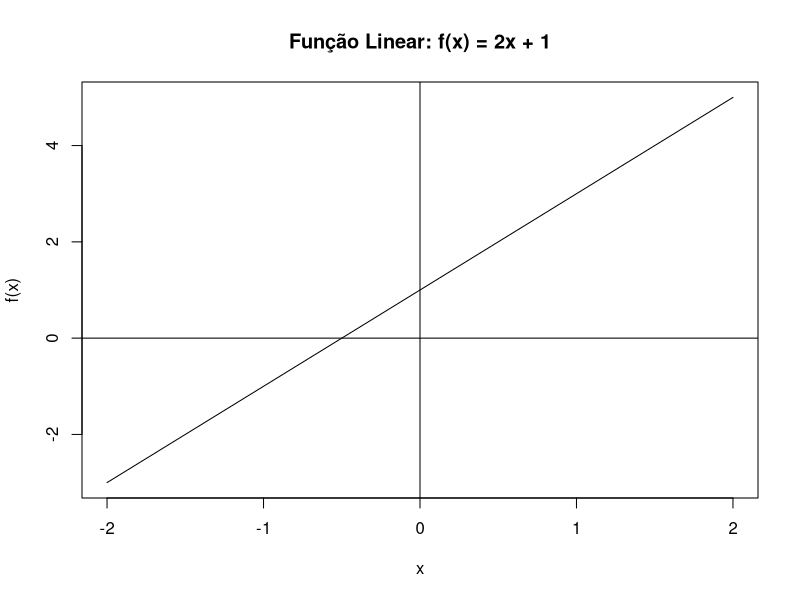
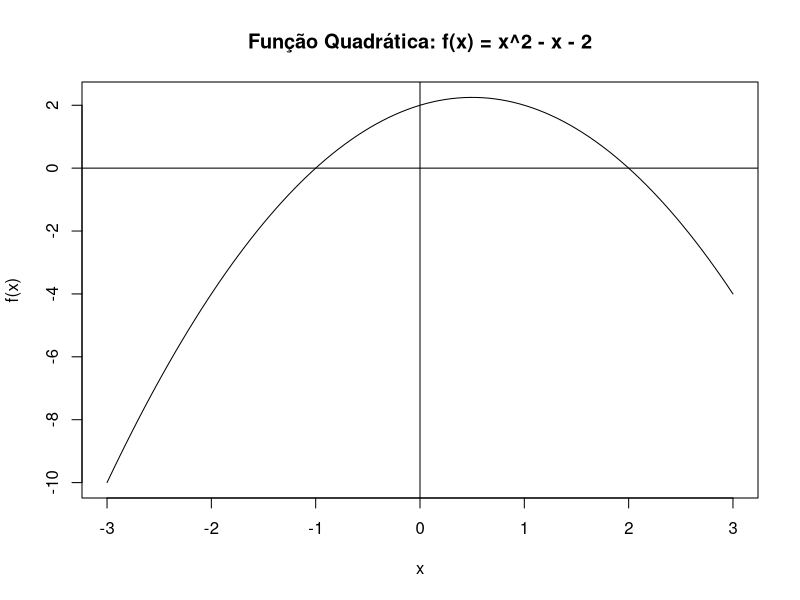
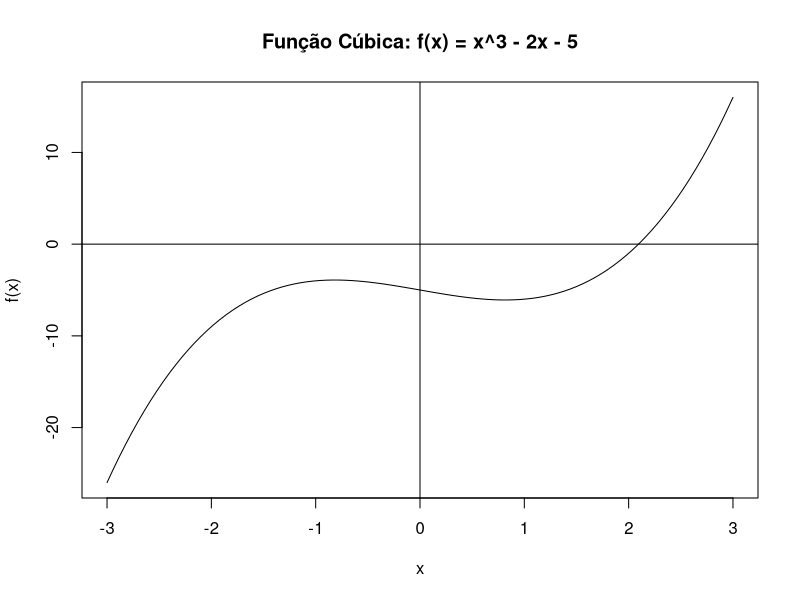
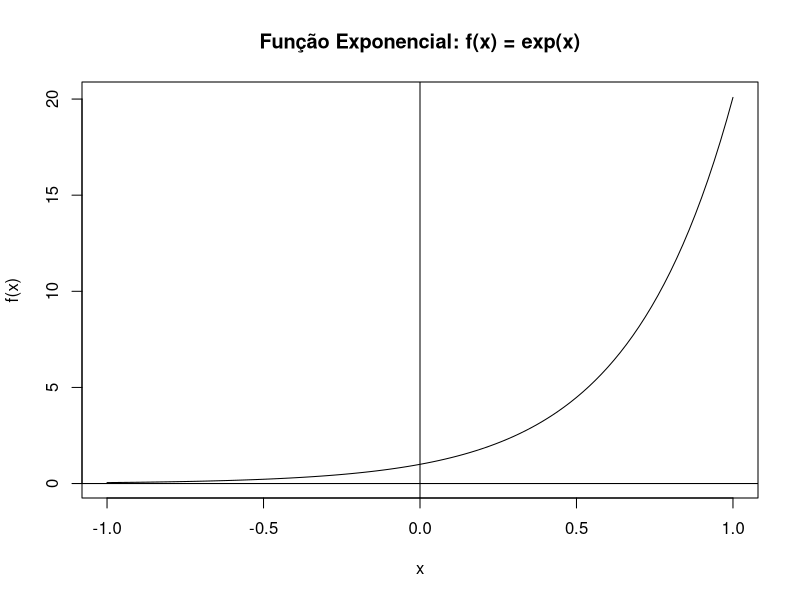
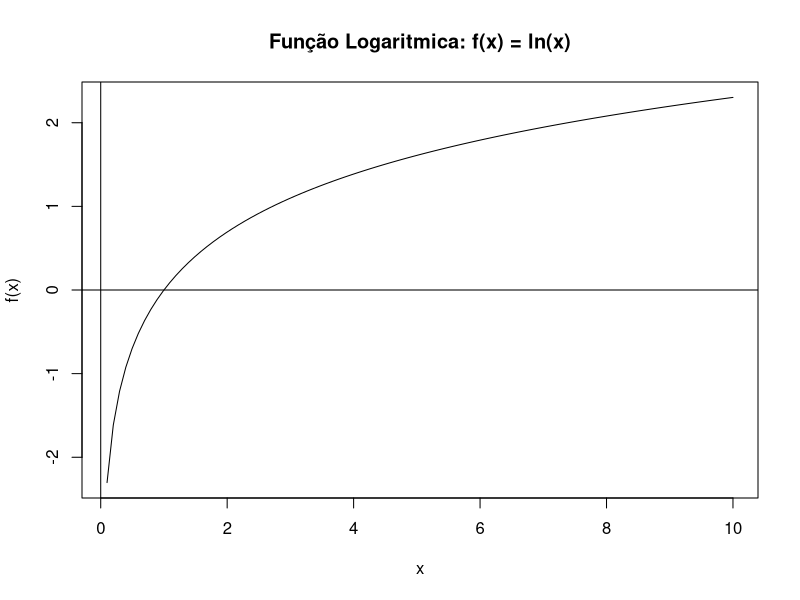
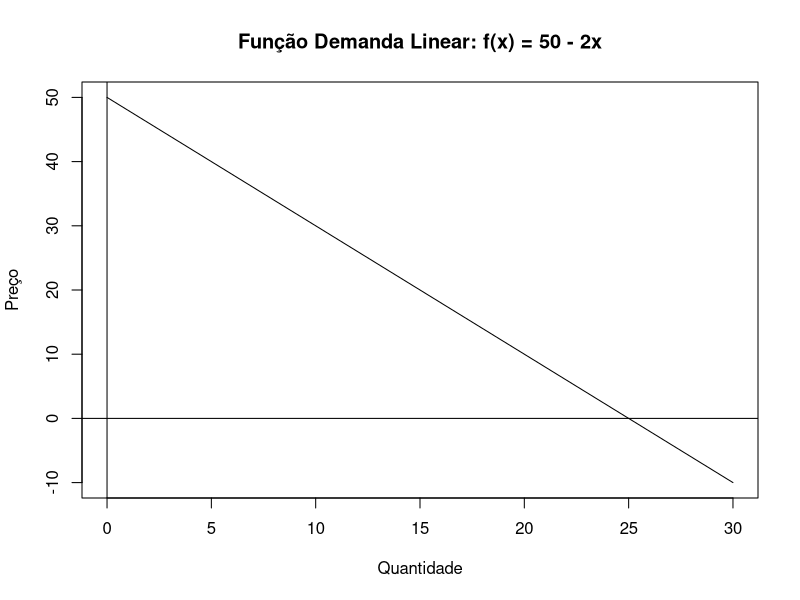
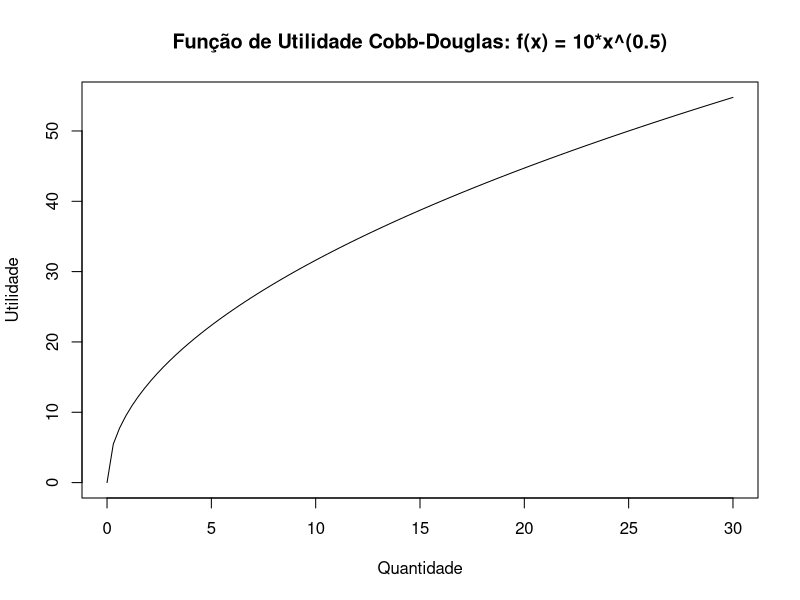
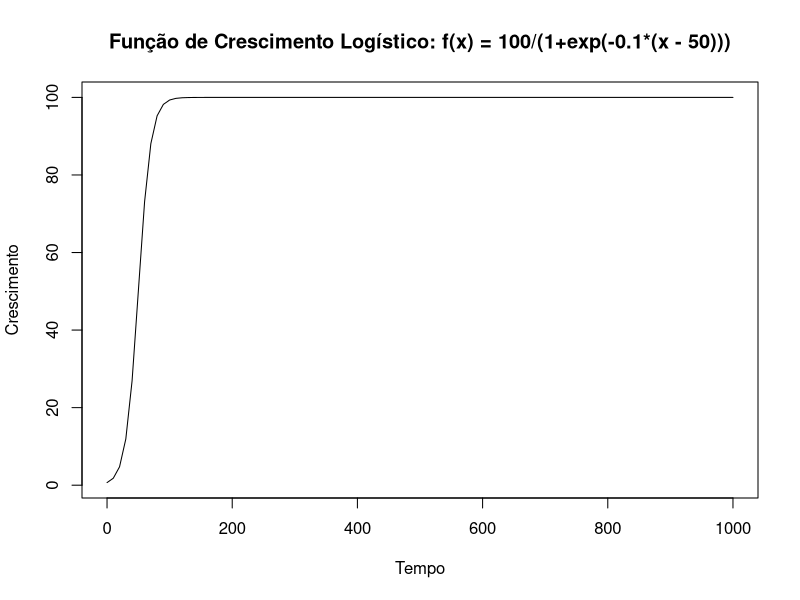

Reproduce these figures in R, in order.
## ---- chunk 1
#| label: setup
#| echo: false

# Cofigurações para exibicão de números
options(
  digits = 5, # número de casas decimais
  scipen = 999 # desativa notação científica
)

# carrega pacotes
library(pracma)   # para fzero
library(Deriv)    # para derivadas simbólicas
library(numDeriv) # para derivadas numéricas
## ---- chunk 2
# cria uma função linear
funcao_linear <- function(x) {
  return(2*x + 1)
}

# calculo de f(2)
funcao_linear(2)
## ---- chunk 3
# cria uma função quadrática
funcao_quadratica <- function(x) {
  return(-x^2 + x + 2)
}

# calculo de f(2)
funcao_quadratica(2)
## ---- chunk 4
# cria uma função cúbica
funcao_cubica <- function(x) {
  return(x^3 - 2*x - 5)
}

# calculo de f(2)
funcao_cubica(2)
## ---- chunk 5
# cria uma função exponencial
funcao_exponencial <- function(x) {
  return(exp(3*x))
}

# calculo de f(2)
funcao_exponencial(2)
## ---- chunk 6
# cria uma função logaritmo
funcao_logaritmo <- function(x) {
  return(log(x))
}

# calculo de f(2)
funcao_logaritmo(2)
## ---- chunk 7
curve(funcao_linear, 
      from = -2, 
      to = 2, 
      ylab = "f(x)", 
      main = "Função Linear: f(x) = 2x + 1"
      )
abline(h = 0)
abline(v = 0)
## ---- chunk 8
curve(funcao_quadratica, 
      from = -3, 
      to = 3, 
      ylab = "f(x)", 
      main = "Função Quadrática: f(x) = x^2 - x - 2"
      )
abline(h = 0)
abline(v = 0)
## ---- chunk 9
curve(funcao_cubica, 
      from = -3, 
      to = 3, 
      ylab = "f(x)", 
      main = "Função Cúbica: f(x) = x^3 - 2x - 5"
      )
abline(h = 0)
abline(v = 0)
## ---- chunk 10
curve(funcao_exponencial, 
      from = -1, 
      to = 1, 
      ylab = "f(x)", 
      main = "Função Exponencial: f(x) = exp(x)"
     )
abline(h = 0)
abline(v = 0)
## ---- chunk 11
curve(funcao_logaritmo, 
      from = 0.1, 
      to = 10, 
      ylab = "f(x)", 
      main = "Função Logaritmica: f(x) = ln(x)"
     ) 
abline(h = 0)
abline(v = 0)
## ---- chunk 12
# Definindo a função cúbica
cubica <- function(x) {
  x^3 - 2*x - 5
}

# Encontrando uma raiz no intervalo [2, 3]
uniroot(cubica, interval = c(2, 3))
## ---- chunk 13
# Definindo a função quadrática
fcubica <- function(x) {
  return(x^3 - 2*x - 5)
}

# Encontrando uma raiz no intervalo [-10, 10]
fzero(fcubica, 3)
## ---- chunk 14
# primeira derivada de uma função quadrática
primeira_derivada <- Deriv(~ 3*x^2, "x")
primeira_derivada
## ---- chunk 15
# primeira derivada de uma função quadrática
primeira_derivada <- Deriv(~ x^2 - 4 * x + 4, "x")
primeira_derivada
## ---- chunk 16
# define a função quadrática
funcao <- function (x) {return(3*x^2)}

# Derivada numérica da função quadrática
primeira_derivada_numerica <- grad(funcao, x = 2)
primeira_derivada_numerica
## ---- chunk 17
# define a função
f <- function(x) {3*x^2}

# primeira derivada
derivada_primeira <- Deriv(f)

# segunda derivada
derivada_segunda <- Deriv(derivada_primeira)
derivada_segunda
## ---- chunk 18
# define a função
f <- function(x) {x^2 - 4*x + 4}

# primeira derivada
derivada_primeira <- Deriv(f)

# segunda derivada
derivada_segunda <- Deriv(derivada_primeira)
derivada_segunda
## ---- chunk 19
library(numDeriv)

# função original
f <- function(x) {3*x^2}

# derivada segunda usando função hessian
segunda_derivada_numerica <- hessian(f, x = 2)
segunda_derivada_numerica
## ---- chunk 20
# Define a função original
f <- function(x) {-x^2 + x + 2}

# Maximização via minimização de -f(x)
resultado <- optimize(function(x) -f(x), interval = c(-1, 2))

# Recupera os resultados
x_max <- resultado$minimum            # ponto de máximo
f_max <- -resultado$objective         # (-1)xf(x_max)

# Exibe os resultados
list(x_max = x_max, f_max = f_max)
## ---- chunk 21
# Definindo a função demanda linear
demanda_linear <- function(x) {
  return(50- 2*x)
}

curve(demanda_linear, 
      from = 0, 
      to = 30, 
      xlab = "Quantidade",
      ylab = "Preço", 
      main = "Função Demanda Linear: f(x) = 50 - 2x"
      )
abline(h = 0)
abline(v = 0)
## ---- chunk 22
# Definindo a função de utilidade Cobb-Douglas
utilidade_cobb <- function(x) {
  return(10*x^(0.5))
}

curve(utilidade_cobb, 
      from = 0, 
      to = 30, 
      xlab = "Quantidade",
      ylab = "Utilidade", 
      main = "Função de Utilidade Cobb-Douglas: f(x) = 10*x^(0.5)"
      )

## ---- chunk 23
# Definindo a função de crescimento logístico
crescimento_logistico <- function(x) {
  return(100/(1+exp(-0.1*(x - 50))))
}

curve(crescimento_logistico, 
      from = 0, 
      to = 1000, 
      xlab = "Tempo",
      ylab = "Crescimento", 
      main = "Função de Crescimento Logístico: f(x) = 100/(1+exp(-0.1*(x - 50)))"
      )

## ---- chunk 24
# Define a função original
f <- function(x) {-2*x^2 + 4*x + 1}

# Curva da função f
curve(f, 
      from = -5, 
      to = 5, 
      xlab = "x",
      ylab = "y", 
      main = "Função: f(x) = -2*x^2 + 4*x + 1"
      )
abline(h = 0)
abline(v = 0)

# Maximização via minimização de -f(x)
resultado <- optimize(function(x) -f(x), interval = c(0, 2))

# Recupera os resultados
x_max <- resultado$minimum            # ponto de máximo
f_max <- -resultado$objective         # (-1)xf(x_max)

# Exibe os resultados
list(x_max = x_max, f_max = f_max)
## ---- chunk 25
# fixando a média e o desvio-padrão de uma VA normal padronizada
mu <- 0
sigma <- 1

# n é tamanho de cada amostra. 
# T é o número de simulacoes de cada amostra

n0 <- 10 
n1 <- 100
n2 <- 1000
n3 <- 10000
T <- 1000
## ---- chunk 26
# fixa a semente do gerador de numeros aleatorios
set.seed(999)

# simula 1000 amostras (linhas) de tamanho 10 (colunas)
amostras0 <- rnorm(n0 * T, mu, sigma)
amostras0 <- matrix(amostras0, nrow = T, ncol = n0)
dim(amostras0)

# simula 1000 amostras de tamanho 100
amostras1 <- rnorm(n1 * T, mu, sigma)
amostras1 <- matrix(amostras1, nrow = T, ncol = n1)
dim(amostras1) # dim retorna n. de linhas x n. de colunas

# simula 1000 amostras de tamanho 1000
amostras2 <- rnorm(n2 * T, mu, sigma)
amostras2 <- matrix(amostras2, nrow = T, ncol = n2)
dim(amostras2)
## ---- chunk 27
# simula 1000 amostras de tamanho 10000
amostras3 <- rnorm(n3 * T, mu, sigma)
amostras3 <- matrix(amostras3, nrow = T, ncol = n3)
dim(amostras3)
## ---- chunk 28
##os EMV são:

# 1000 médias calculadas de 1000 amostras de tamanho 10
xbar0 <- apply(amostras0, 1, mean)
dim(xbar0)

# 1000 médias calculadas de 1000 amostras de tamanho 100
xbar1 <- apply(amostras1, 1, mean)
dim(xbar1)

# 1000 médias calculadas de 1000 amostras de tamanho 1000
xbar2 <- apply(amostras2, 1, mean)
dim(xbar2)

# 1000 médias calculadas de 10000 amostras de tamanho 10000
xbar3 <- apply(amostras3, 1, mean)
dim(xbar3)
## ---- chunk 29
# calcula o viés dos EMV
vies0 = xbar0 - mu
vies1 = xbar1 - mu
vies2 = xbar2 - mu
vies3 = xbar3 - mu
## ---- chunk 30
# viés médio 
mean(vies0)
mean(vies1)
mean(vies2)
mean(vies3)
## ---- chunk 31
dados <- c(3, 2, 4, 3, 2, 5, 1, 2, 3, 4)
